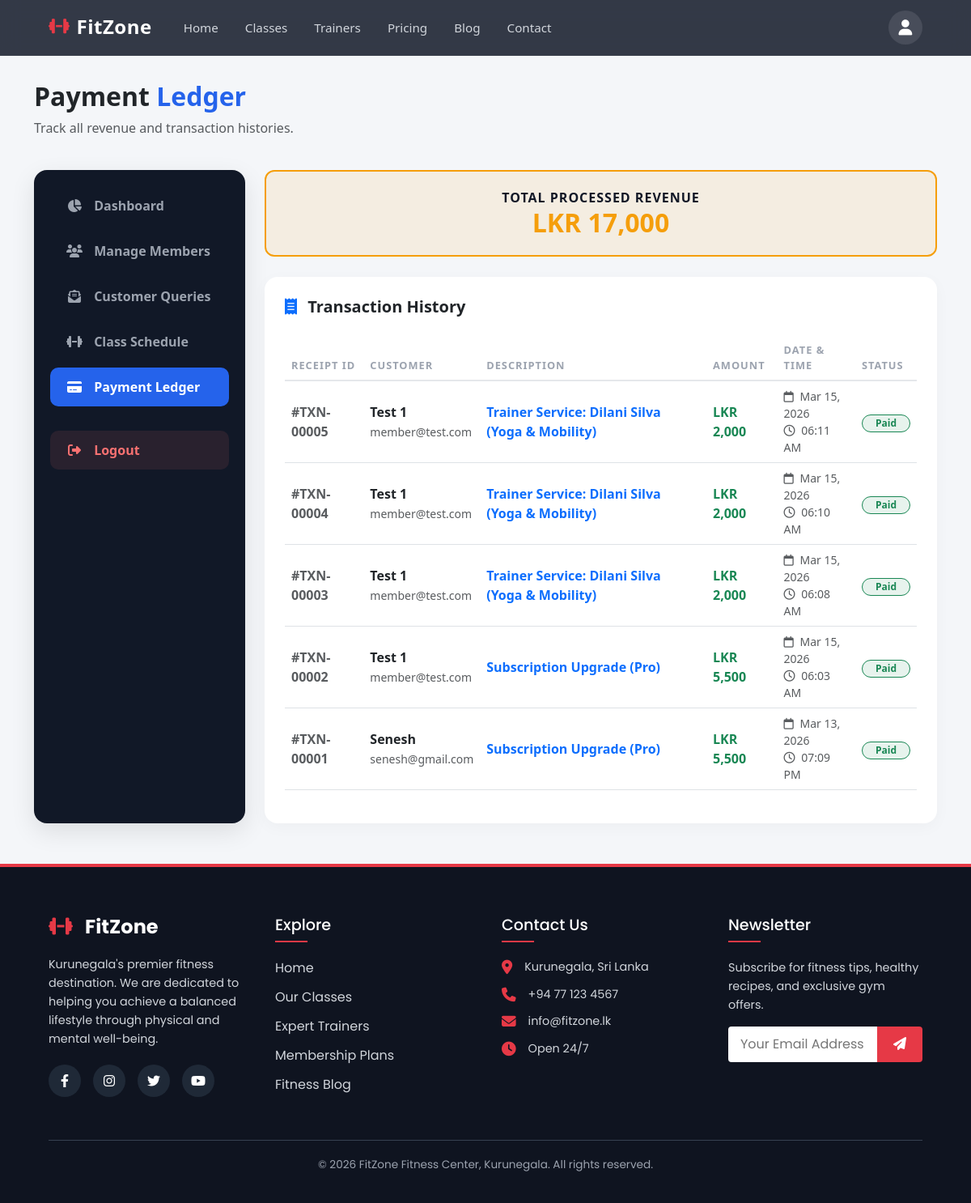
Page /admin_payments.php (signed in) on the committed database.
### tables this page shows
CREATE TABLE `payments` (
  `id` int(11) NOT NULL,
  `user_id` int(11) NOT NULL,
  `amount` int(11) NOT NULL,
  `transaction_type` varchar(255) NOT NULL,
  `created_at` timestamp NOT NULL DEFAULT current_timestamp()
);

CREATE TABLE `users` (
  `id` int(11) NOT NULL,
  `fullname` varchar(100) NOT NULL,
  `email` varchar(100) NOT NULL,
  `password` varchar(255) NOT NULL,
  `goal` varchar(50) DEFAULT 'general',
  `role` enum('member','trainer','admin') DEFAULT 'member',
  `created_at` timestamp NOT NULL DEFAULT current_timestamp(),
  `subscription_plan` varchar(50) DEFAULT 'Basic'
);

### admin_payments.php (the view, shortened to what this page needs)
<?php
include 'header.php';
require 'db_config.php';
$payments_query = $conn->query("
    SELECT p.id, p.amount, p.transaction_type, p.created_at, u.fullname, u.email
    FROM payments p
    JOIN users u ON p.user_id = u.id
    ORDER BY p.created_at DESC
");
$total_revenue_query = $conn->query("SELECT SUM(amount) as total FROM payments");
$real_revenue = $total_revenue_query->fetch_assoc()['total'];
$real_revenue = $real_revenue ? $real_revenue : 0;
?>
<link href="https://cdn.jsdelivr.net/npm/bootstrap@5.3.0/dist/css/bootstrap.min.css" rel="stylesheet">
<div class="container dashboard-wrapper">
    <div class="row mb-4">
        <div class="col-12">
            <h2 class="fw-bold text-dark">Payment <span style="color: var(--fz-blue);">Ledger</span></h2>
            <p class="text-muted">Track all revenue and transaction histories.</p>
        </div>
    </div>
    <div class="row">
        <div class="col-lg-3 mb-4 mb-lg-0">
            <div class="dash-sidebar">
                <a href="admin_dashboard.php" class="dash-nav-link"><i class="fa-solid fa-chart-pie"></i> Dashboard</a>
                <a href="admin_members.php" class="dash-nav-link"><i class="fa-solid fa-users"></i> Manage Members</a>
                <a href="admin_queries.php" class="dash-nav-link"><i class="fa-solid fa-envelope-open-text"></i> Customer Queries</a>
                <a href="admin_schedule.php" class="dash-nav-link"><i class="fa-solid fa-dumbbell"></i> Class Schedule</a>
                <a href="admin_payments.php" class="dash-nav-link active"><i class="fa-solid fa-credit-card"></i> Payment Ledger</a>
                <a href="logout.php" class="dash-nav-link logout"><i class="fa-solid fa-right-from-bracket"></i> Logout</a>
            </div>
        </div>
        <div class="col-lg-9">
            <div class="revenue-box">
                <p>Total Processed Revenue</p>
                <h3>LKR <?php echo number_format($real_revenue); ?></h3>
            </div>
            <div class="table-card">
                <h5 class="fw-bold mb-4"><i class="fa-solid fa-receipt me-2 text-primary"></i> Transaction History</h5>
                <div class="table-responsive">
                    <table class="table table-hover align-middle">
                        <thead>
                            <tr>
                                <th>Receipt ID</th>
                                <th>Customer</th>
                                <th>Description</th>
                                <th>Amount</th>
                                <th>Date & Time</th>
                                <th>Status</th>
                            </tr>
                        </thead>
                        <tbody>
                            <?php if ($payments_query->num_rows > 0): ?>
                                <?php while ($row = $payments_query->fetch_assoc()): ?>
                                    <tr>
                                        <td class="text-muted fw-bold">#TXN-<?php echo str_pad($row['id'], 5, '0', STR_PAD_LEFT); ?></td>
                                        <td class="fw-bold text-dark">
                                            <?php echo htmlspecialchars($row['fullname']); ?><br>
                                            <span class="text-muted small fw-normal"><?php echo htmlspecialchars($row['email']); ?></span>
                                        </td>
                                        <td class="text-primary fw-bold">
                                            <?php echo htmlspecialchars($row['transaction_type']); ?>
                                        </td>
                                        <td class="fw-bold text-success">
                                            LKR <?php echo number_format($row['amount']); ?>
                                        </td>
                                        <td class="text-muted small">
                                            <i class="fa-regular fa-calendar me-1"></i> <?php echo date('M d, Y', strtotime($row['created_at'])); ?><br>
                                            <i class="fa-regular fa-clock me-1"></i> <?php echo date('h:i A', strtotime($row['created_at'])); ?>
                                        </td>
                                        <td>
                                            <span class="badge bg-success bg-opacity-10 text-success border border-success rounded-pill px-3 py-1">Paid</span>
                                        </td>
                                    </tr>
                                <?php endwhile; ?>
                            <?php endif; ?>
                        </tbody>
                    </table>
                </div>
            </div>
        </div>
    </div>
</div>
<?php include 'footer.php'; ?>

### style.css (style rules this page uses)
html, body { margin: 0; padding: 0; width: 100%; height: 100%; font-family: 'Poppins', sans-serif; background-color: #f9fafb; color: #374151; overflow-x: hidden; }

### header.php (style rules this page uses)
:root { --primary-red: #e63946; --dark-bg: rgba(17, 24, 39, 0.85); }

### admin_payments.php (style rules this page uses)
:root { --fz-red: #e63946; --fz-dark: #111827; --fz-blue: #2563eb; }
body { background-color: #f4f6f9; }
.dashboard-wrapper { margin-top: 100px; margin-bottom: 50px; }
.dash-sidebar { background: var(--fz-dark); border-radius: 16px; padding: 20px; box-shadow: 0 10px 30px rgba(0, 0, 0, 0.1); height: 100%; }
.dash-nav-link { display: block; padding: 12px 20px; color: #9ca3af; text-decoration: none; font-weight: 600; border-radius: 10px; margin-bottom: 8px; transition: all 0.3s ease; }
.dash-nav-link i { margin-right: 10px; width: 20px; text-align: center; }
.dash-nav-link:hover, .dash-nav-link.active { background-color: var(--fz-blue); color: #fff; }
.dash-nav-link.logout { color: #f87171; margin-top: 30px; background-color: rgba(248, 113, 113, 0.1); }
.table-card { background: #fff; border-radius: 16px; padding: 25px; box-shadow: 0 5px 20px rgba(0, 0, 0, 0.03); }
.table thead th { border-bottom: 2px solid #e5e7eb; color: #9ca3af; font-weight: 600; text-transform: uppercase; font-size: 0.8rem; letter-spacing: 1px; }
.revenue-box { background: rgba(245, 158, 11, 0.1); border: 2px solid #f59e0b; border-radius: 12px; padding: 20px; text-align: center; margin-bottom: 25px; }
.revenue-box h3 { color: #f59e0b; font-weight: 800; margin: 0; font-size: 2rem; }
.revenue-box p { color: var(--fz-dark); font-weight: 700; margin: 0; text-transform: uppercase; letter-spacing: 1px; }

### rows in the picture
payments: id "00005", user.fullname "Test 1", user.email "member@test.com", transaction_type "Trainer Service: Dilani Silva (Yoga & Mobility)", amount "2,000", created_at "Mar 15, 2026", created_at "06:11 AM"
payments: id "00004", user.fullname "Test 1", user.email "member@test.com", transaction_type "Trainer Service: Dilani Silva (Yoga & Mobility)", amount "2,000", created_at "Mar 15, 2026", created_at "06:10 AM"
payments: id "00003", user.fullname "Test 1", user.email "member@test.com", transaction_type "Trainer Service: Dilani Silva (Yoga & Mobility)", amount "2,000", created_at "Mar 15, 2026", created_at "06:08 AM"
payments: id "00002", user.fullname "Test 1", user.email "member@test.com", transaction_type "Subscription Upgrade (Pro)", amount "5,500", created_at "Mar 15, 2026", created_at "06:03 AM"
payments: id "00001", user.fullname "Senesh", user.email "senesh@gmail.com", transaction_type "Subscription Upgrade (Pro)", amount "5,500", created_at "Mar 13, 2026", created_at "07:09 PM"

### other values in the picture
$real_revenue "17,000"
